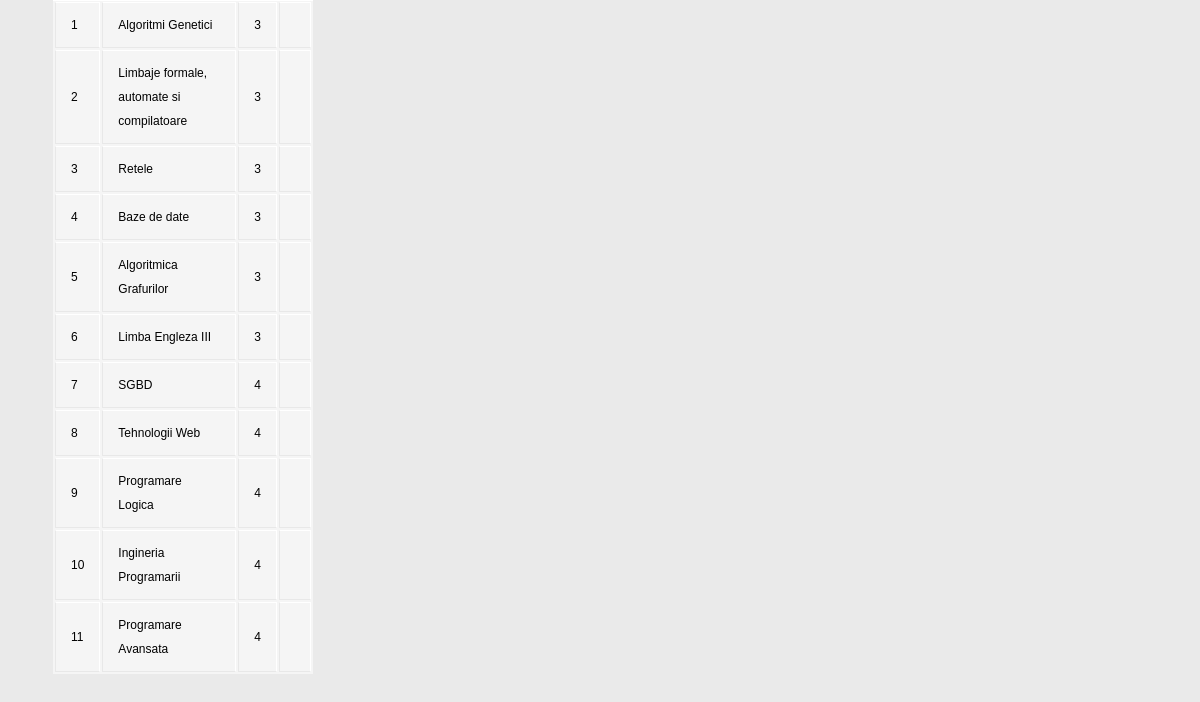
Page /testbd.php on the committed database.
### tables this page shows
CREATE TABLE Materie(
  IdMaterie INT(10) PRIMARY KEY,
  Nume VARCHAR(50) NOT NULL,
  Semestru INT(1),
  Descriere VARCHAR(255)
  );

### testbd.php (the view, shortened to what this page needs)
<!DOCTYPE html PUBLIC "-//W3C//DTD XHTML 1.0 Transitional//EN" "http://www.w3.org/TR/xhtml1/DTD/xhtml1-transitional.dtd">
<html xmlns="http://www.w3.org/1999/xhtml" xml:lang="en" lang="en">
<head>
	<link href="style.css" rel="stylesheet" type="text/css" />
</head>
<body>
	<?php
$query = 'SELECT * FROM materie';
$result = mysql_query($query) or die('Query failed: ' . mysql_error());
echo "<table>\n";
while ($line = mysql_fetch_array($result, MYSQL_ASSOC)) {
    echo "\t<tr>\n";
    foreach ($line as $col_value) {
        echo "\t\t<td>$col_value</td>\n";
    }
    echo "\t</tr>\n";
}
echo "</table>\n";
?>
</body>
</html>

### style.css (style rules this page uses)
body { margin: 0; padding: 0; font: 75% tahoma, Verdana, Arial, sans-serif; line-height: 1.8em; background: #eaeaea url(images/bg.jpg) top left repeat-x; }
table { background: #f5f5f5; border-collapse: separate; box-shadow: inset 0 1px 0 #fff; font-size: 12px; line-height: 24px; margin-left: 53px; text-align: left; width: 260px; }
td { border-right: 1px solid #fff; border-left: 1px solid #e8e8e8; border-top: 1px solid #fff; border-bottom: 1px solid #e8e8e8; padding: 10px 15px; position: relative; }

### rows in the picture
materie: IdMaterie "1", Nume "Algoritmi Genetici", Semestru "3"
materie: IdMaterie "2", Nume "Limbaje formale, automate si compilatoare", Semestru "3"
materie: col_value "3", Nume "Retele"
materie: IdMaterie "4", Nume "Baze de date", Semestru "3"
materie: IdMaterie "5", Nume "Algoritmica Grafurilor", Semestru "3"
materie: IdMaterie "6", Nume "Limba Engleza III", Semestru "3"
materie: IdMaterie "7", Nume "SGBD", Semestru "4"
materie: IdMaterie "8", Nume "Tehnologii Web", Semestru "4"
materie: IdMaterie "9", Nume "Programare Logica", Semestru "4"
materie: IdMaterie "10", Nume "Ingineria Programarii", Semestru "4"
materie: IdMaterie "11", Nume "Programare Avansata", Semestru "4"
